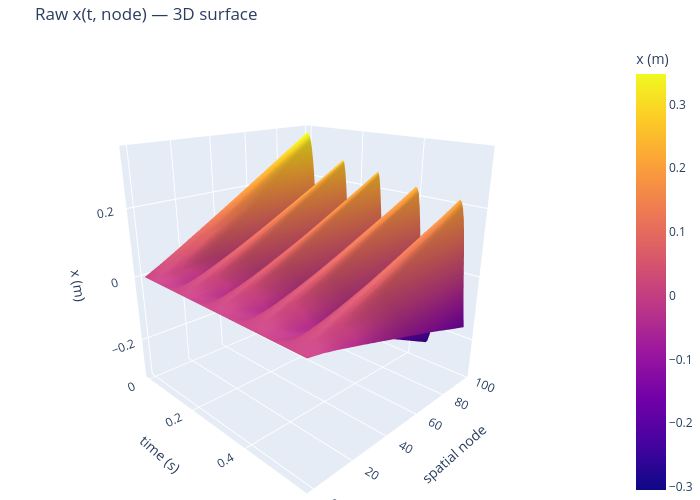

This figure's notebook cell:
### Code cell
import plotly.graph_objects as go
from scipy.interpolate import interp1d as _i1d

# Arc-length resample raw data to uniform 100-pt grid
_xr = np.zeros((n_frames, N_VIDEO_PTS))
_yr = np.zeros((n_frames, N_VIDEO_PTS))
for _i in range(n_frames):
    _ds = np.sqrt(np.diff(x_m[_i])**2 + np.diff(y_m[_i])**2)
    _s  = np.concatenate([[0.0], np.cumsum(_ds)])
    _su = np.linspace(0, _s[-1], N_VIDEO_PTS)
    _xr[_i] = _i1d(_s, x_m[_i])(_su)
    _yr[_i] = _i1d(_s, y_m[_i])(_su)

t_plot    = t_raw[::1]
node_plot = np.arange(0, N_VIDEO_PTS, 2)
X_surf_raw = _xr[::1, :][:, node_plot]

# ── Plotly 3D surface (rotatable) ─────────────────────────────────────────
fig3d = go.Figure(go.Surface(
    x=t_plot, y=node_plot, z=X_surf_raw.T,
    colorscale='plasma', colorbar=dict(title='x (m)'),
    contours=dict(z=dict(show=False))
))
fig3d.update_layout(
    title='Raw x(t, node) — 3D surface',
    scene=dict(
        xaxis_title='time (s)',
        yaxis_title='spatial node',
        zaxis_title='x (m)',
        camera=dict(eye=dict(x=1.5, y=-1.5, z=0.8))
    ),
    width=700, height=500, margin=dict(l=0, r=0, t=40, b=0)
)
fig3d.show()

# ── Matplotlib heatmap (inline, resizable) ────────────────────────────────
fig2d, ax = plt.subplots(figsize=(8, 4), dpi=100)
im = ax.imshow(X_surf_raw.T, aspect='auto', origin='lower',
               extent=[t_plot[0], t_plot[-1], node_plot[0], node_plot[-1]],
               cmap='plasma')
fig2d.colorbar(im, ax=ax, label='x (m)')
ax.set_xlabel('time (s)')
ax.set_ylabel('spatial node')
ax.set_title('Raw x(t, node) — heatmap')
plt.tight_layout()
plt.show()

### Figure 1 — Plotly figure (JSON) as saved in the notebook; plotly's stock layout.template omitted (floating-point values rounded to 4 significant figures; data arrays with more than 128 entries replaced by an {"elided": "..."} marker saying what was removed)
{"data": [{"colorbar": {"title": {"text": "x (m)"}}, "colorscale": [[0, "#0d0887"], [0.1111, "#46039f"], [0.2222, "#7201a8"], [0.3333, "#9c179e"], [0.4444, "#bd3786"], [0.5556, "#d8576b"], [0.6667, "#ed7953"], [0.7778, "#fb9f3a"], [0.8889, "#fdca26"], [1, "#f0f921"]], "contours": {"z": {"show": false}}, "type": "surface", "x": [0.0, 0.005155, 0.01031, 0.01546, 0.02062, 0.02577, 0.03093, 0.03608, 0.04124, 0.04639, 0.05155, 0.0567, 0.06186, 0.06701, 0.07216, 0.07732, 0.08247, 0.08763, 0.09278, 0.09794, 0.1031, 0.1082, 0.1134, 0.1186, 0.1237, 0.1289, 0.134, 0.1392, 0.1443, 0.1495, 0.1546, 0.1598, 0.1649, 0.1701, 0.1753, 0.1804, 0.1856, 0.1907, 0.1959, 0.201, 0.2062, 0.2113, 0.2165, 0.2216, 0.2268, 0.232, 0.2371, 0.2423, 0.2474, 0.2526, 0.2577, 0.2629, 0.268, 0.2732, 0.2784, 0.2835, 0.2887, 0.2938, 0.299, 0.3041, 0.3093, 0.3144, 0.3196, 0.3247, 0.3299, 0.3351, 0.3402, 0.3454, 0.3505, 0.3557, 0.3608, 0.366, 0.3711, 0.3763, 0.3814, 0.3866, 0.3918, 0.3969, 0.4021, 0.4072, 0.4124, 0.4175, 0.4227, 0.4278, 0.433, 0.4381, 0.4433, 0.4485, 0.4536, 0.4588, 0.4639, 0.4691, 0.4742, 0.4794, 0.4845, 0.4897, 0.4948, 0.5, 0.5052, 0.5103, 0.5155, 0.5206, 0.5258, 0.5309, 0.5361, 0.5412, 0.5464, 0.5515, 0.5567, 0.5619, 0.567, 0.5722], "y": [0, 2, 4, 6, 8, 10, 12, 14, 16, 18, 20, 22, 24, 26, 28, 30, 32, 34, 36, 38, 40, 42, 44, 46, 48, 50, 52, 54, 56, 58, 60, 62, 64, 66, 68, 70, 72, 74, 76, 78, 80, 82, 84, 86, 88, 90, 92, 94, 96, 98], "z": {"elided": "50x112 float values"}}], "layout": {"height": 500, "margin": {"b": 0, "l": 0, "r": 0, "t": 40}, "scene": {"camera": {"eye": {"x": 1.5, "y": -1.5, "z": 0.8}}, "xaxis": {"title": {"text": "time (s)"}}, "yaxis": {"title": {"text": "spatial node"}}, "zaxis": {"title": {"text": "x (m)"}}}, "title": {"text": "Raw x(t, node) — 3D surface"}, "width": 700}}
